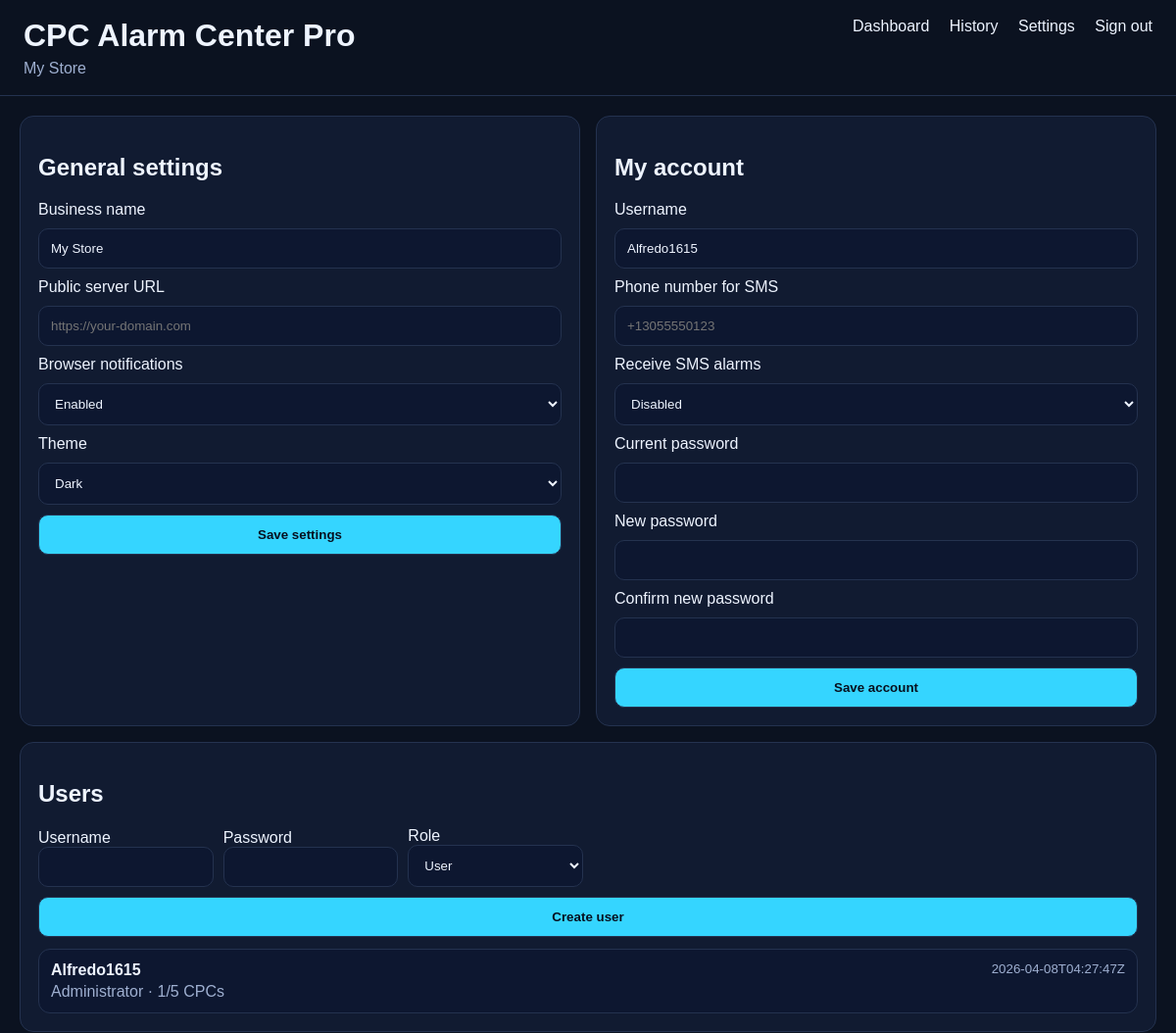
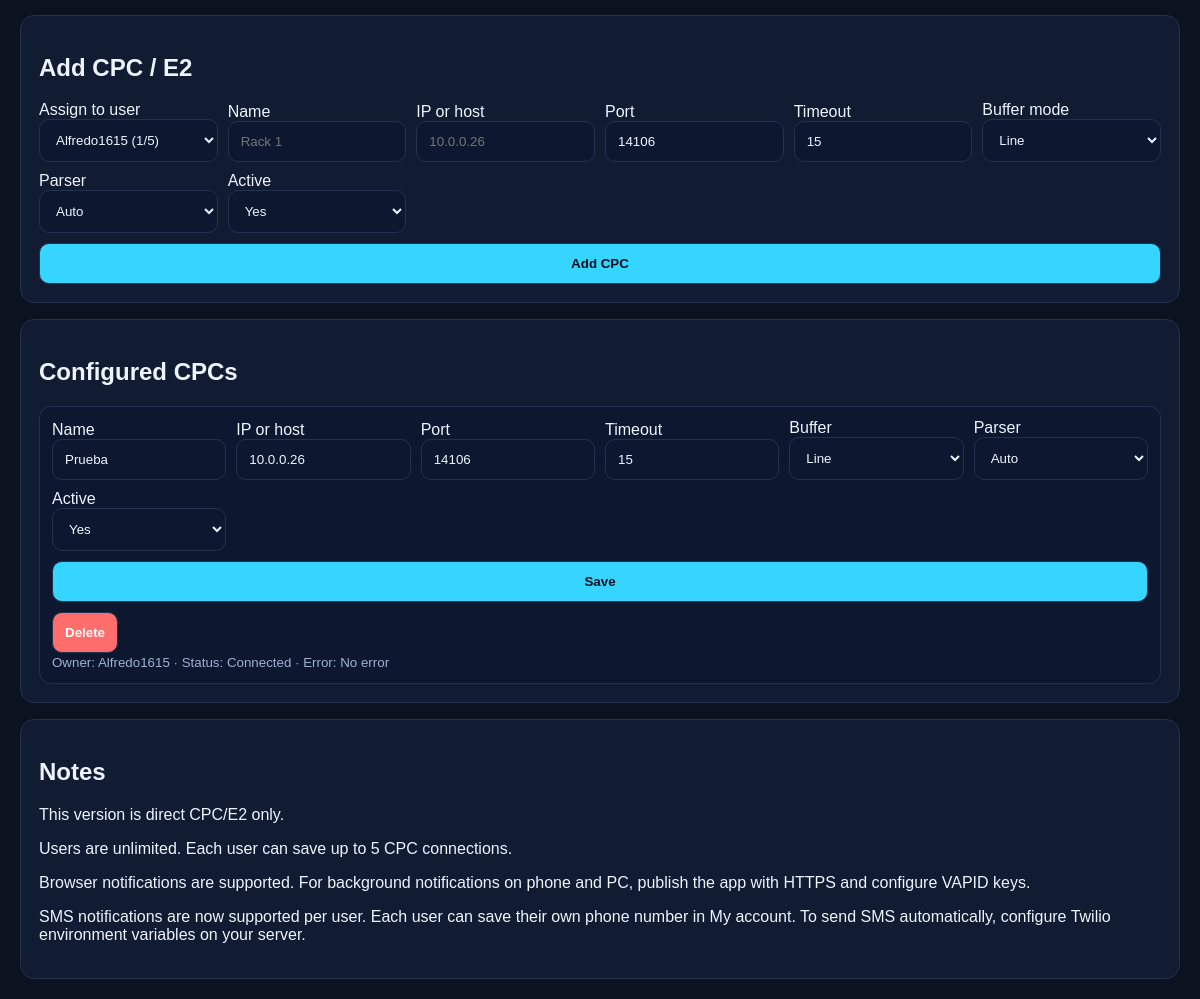
The app's page /settings (signed in) with its own data (2 pictures, top to bottom).
### tables this page shows
CREATE TABLE app_settings (
            key TEXT PRIMARY KEY,
            value TEXT NOT NULL
        );

CREATE TABLE users (
            id INTEGER PRIMARY KEY AUTOINCREMENT,
            username TEXT UNIQUE NOT NULL,
            password_hash TEXT NOT NULL,
            created_at TEXT NOT NULL,
            is_admin INTEGER NOT NULL DEFAULT 0
        );

CREATE TABLE cpcs (
            id INTEGER PRIMARY KEY AUTOINCREMENT,
            user_id INTEGER NOT NULL DEFAULT 1,
            name TEXT NOT NULL,
            host TEXT NOT NULL,
            port INTEGER NOT NULL DEFAULT 14106,
            timeout INTEGER NOT NULL DEFAULT 15,
            buffer_mode TEXT NOT NULL DEFAULT 'line',
            parser_hint TEXT NOT NULL DEFAULT 'auto',
            enabled INTEGER NOT NULL DEFAULT 1,
            created_at TEXT NOT NULL,
            updated_at TEXT NOT NULL,
            FOREIGN KEY(user_id) REFERENCES users(id) ON DELETE CASCADE
        );

### app.py (the view, shortened to what this page needs)
@app.route('/settings', methods=['GET', 'POST'])
@login_required
def settings():
    db = get_db()
    user = current_user()
    settings_data = get_settings(db)
    cpcs = db.execute(f'''SELECT c.*, u.username AS owner_username FROM cpcs c JOIN users u ON u.id = c.user_id {'' if user['is_admin'] else 'WHERE c.user_id = ?'} ORDER BY c.name COLLATE NOCASE''', () if user['is_admin'] else (user['id'],)).fetchall()
    bridges = get_bridge_status_rows(db, user['id'], bool(user['is_admin']))
    users = db.execute('SELECT id, username, created_at, is_admin FROM users ORDER BY username COLLATE NOCASE').fetchall() if user['is_admin'] else []
    cpc_counts = {r['user_id']: r['cnt'] for r in db.execute('SELECT user_id, COUNT(*) AS cnt FROM cpcs GROUP BY user_id').fetchall()}
    return render_template('settings.html', settings=settings_data, cpcs=cpcs, bridges=bridges, user=user, users=users, cpc_counts=cpc_counts)

### app.py (called while the page is built)
def db_connect():
    db = sqlite3.connect(DB_PATH, check_same_thread=False)
    db.row_factory = sqlite3.Row
    return db

def get_db():
    if 'db' not in g:
        g.db = db_connect()
    return g.db

def get_settings(db=None):
    db = db or get_db()
    rows = db.execute('SELECT key, value FROM app_settings').fetchall()
    data = {
        'company_name': 'My Store',
        'theme': 'dark',
        'public_base_url': PUBLIC_BASE_URL,
        'notify_browser': '1',
        'language': 'en',
    }
    data.update({r['key']: r['value'] for r in rows})
    return data

def current_user():
    if not session.get('user_id'):
        return None
    return get_db().execute('SELECT * FROM users WHERE id = ?', (session['user_id'],)).fetchone()

def login_required(fn):
    @wraps(fn)
    def wrapper(*args, **kwargs):
        if not session.get('user_id'):
            return redirect(url_for('login', next=request.path))
        return fn(*args, **kwargs)
    return wrapper

@app.context_processor
def inject_globals():
    return {'site_name': SITE_NAME, 'current_user': current_user(), 'vapid_public_key': VAPID_PUBLIC_KEY, 'max_cpcs_per_user': MAX_CPCS_PER_USER}

### templates/settings.html (shortened to what this page needs)
{% extends 'base.html' %}
{% block content %}
<section class="grid-two">
  <div class="card">
    <h2>General settings</h2>
    {% if user['is_admin'] %}
    <form method="post" class="stack-form">
      <label>Business name</label>
      <input name="company_name" value="{{ settings.get('company_name','') }}">
      <label>Public server URL</label>
      <input name="public_base_url" placeholder="https://your-domain.com" value="{{ settings.get('public_base_url','') }}">
      <label>Browser notifications</label>
      <select name="notify_browser">
        <option value="1" {% if settings.get('notify_browser') == '1' %}selected{% endif %}>Enabled</option>
      </select>
      <label>Theme</label>
      <select name="theme">
        <option value="dark" {% if settings.get('theme') == 'dark' %}selected{% endif %}>Dark</option>
      </select>
      <button type="submit">Save settings</button>
    </form>
    {% else %}
    <p>Only the administrator can change global settings.</p>
    {% endif %}
  </div>
  <div class="card">
    <h2>My account</h2>
    <form method="post" action="{{ url_for('update_account') }}" class="stack-form">
      <label>Username</label>
      <input name="username" value="{{ user['username'] }}">
      <label>Phone number for SMS</label>
      <input name="phone_number" placeholder="+13055550123" value="{{ user['phone_number'] or '' }}">
      <label>Receive SMS alarms</label>
      <select name="sms_enabled">
        <option value="0" {% if not user['sms_enabled'] %}selected{% endif %}>Disabled</option>
      </select>
      <label>Current password</label>
      <input type="password" name="current_password">
      <label>New password</label>
      <input type="password" name="new_password">
      <label>Confirm new password</label>
      <input type="password" name="confirm_password">
      <button type="submit">Save account</button>
    </form>
  </div>
</section>
{% if user['is_admin'] %}
<div class="card" style="margin-top:16px;">
  <h2>Users</h2>
  <form method="post" action="{{ url_for('add_user') }}" class="stack-form compact-grid">
    <div><label>Username</label><input name="username" required></div>
    <div><label>Password</label><input type="password" name="password" required></div>
    <div><label>Role</label><select name="is_admin"><option value="0">User</option><option value="1">Administrator</option></select></div>
    <div class="full-row"><button type="submit">Create user</button></div>
  </form>
  <div class="history-list" style="margin-top:12px;">
    {% for row in users %}
      <div class="history-row">
        <div>
          <strong>{{ row['username'] }}</strong>
          <p>{{ 'Administrator' if row['is_admin'] else 'User' }} · {{ cpc_counts.get(row['id'], 0) }}/{{ max_cpcs_per_user }} CPCs</p>
        </div>
        <div class="actions-inline end">
          <small>{{ row['created_at'] }}</small>
        </div>
      </div>
    {% endfor %}
  </div>
</div>
{% endif %}
<div class="card" style="margin-top:16px;">
  <h2>Add CPC / E2</h2>
  <form method="post" action="{{ url_for('add_cpc') }}" class="stack-form compact-grid">
    {% if user['is_admin'] %}
    <div>
      <label>Assign to user</label>
      <select name="user_id">
        {% for row in users %}
        <option value="{{ row['id'] }}">{{ row['username'] }} ({{ cpc_counts.get(row['id'], 0) }}/{{ max_cpcs_per_user }})</option>
        {% endfor %}
      </select>
    </div>
    {% endif %}
    <div><label>Name</label><input name="name" required placeholder="Rack 1"></div>
    <div><label>IP or host</label><input name="host" required placeholder="10.0.0.26"></div>
    <div><label>Port</label><input name="port" value="14106"></div>
    <div><label>Timeout</label><input name="timeout" value="15"></div>
    <div><label>Buffer mode</label>
      <select name="buffer_mode"><option value="line">Line</option><option value="block">Block</option></select>
    </div>
    <div><label>Parser</label>
      <select name="parser_hint"><option value="auto">Auto</option><option value="plain">Plain text</option></select>
    </div>
    <div><label>Active</label>
      <select name="enabled"><option value="1">Yes</option><option value="0">No</option></select>
    </div>
    <div class="full-row"><button type="submit">Add CPC</button></div>
  </form>
</div>
<div class="card" style="margin-top:16px;">
  <h2>Configured CPCs</h2>
  <div class="history-list">
    {% for cpc in cpcs %}
      <div class="cpc-item">
        <form method="post" action="{{ url_for('update_cpc', cpc_id=cpc['id']) }}" class="stack-form compact-grid">
          <div><label>Name</label><input name="name" value="{{ cpc['name'] }}"></div>
          <div><label>IP or host</label><input name="host" value="{{ cpc['host'] }}"></div>
          <div><label>Port</label><input name="port" value="{{ cpc['port'] }}"></div>
          <div><label>Timeout</label><input name="timeout" value="{{ cpc['timeout'] }}"></div>
          <div><label>Buffer</label>
            <select name="buffer_mode">
              <option value="line" {% if cpc['buffer_mode']=='line' %}selected{% endif %}>Line</option>
            </select>
          </div>
          <div><label>Parser</label>
            <select name="parser_hint">
              <option value="auto" {% if cpc['parser_hint']=='auto' %}selected{% endif %}>Auto</option>
            </select>
          </div>
          <div><label>Active</label>
            <select name="enabled"><option value="1" {% if cpc['enabled'] %}selected{% endif %}>Yes</option><option value="0" {% if not cpc['enabled'] %}selected{% endif %}>No</option></select>
          </div>
          <div class="full-row actions-inline wrap">
            <button type="submit">Save</button>
        </form>
            <form method="post" action="{{ url_for('delete_cpc', cpc_id=cpc['id']) }}" onsubmit="return confirm('Delete this CPC?');">
              <button type="submit" class="danger">Delete</button>
            </form>
          </div>
          <small>Owner: {{ cpc['owner_username'] }} · Status: {% for bridge in bridges %}{% if bridge['id'] == cpc['id'] %}{{ 'Connected' if bridge['connected'] else ('Trying' if bridge['running'] else 'Stopped') }} · Error: {{ bridge['last_error'] or 'No error' }}{% endif %}{% endfor %}</small>
      </div>
    {% else %}
      <p>No CPCs configured.</p>
    {% endfor %}
  </div>
<div class="card" style="margin-top:16px;">
  <h2>Notes</h2>
  <p>This version is direct CPC/E2 only.</p>
  <p>Users are unlimited. Each user can save up to {{ max_cpcs_per_user }} CPC connections.</p>
  <p>Browser notifications are supported. For background notifications on phone and PC, publish the app with HTTPS and configure VAPID keys.</p>
  <p>SMS notifications are now supported per user. Each user can save their own phone number in My account. To send SMS automatically, configure Twilio environment variables on your server.</p>
</div>
{% endblock %}

### templates/base.html (shortened to what this page needs)
<!doctype html>
<html lang="en">
<head>
  <link rel="stylesheet" href="{{ url_for('static', filename='styles.css') }}">
</head>
<body class="theme-dark">
  <header class="topbar">
    <div>
      <h1>{{ site_name }}</h1>
      <p>{{ settings.company_name if settings is defined else '' }}</p>
    </div>
    {% if current_user %}
    <nav>
      <a href="{{ url_for('dashboard') }}">Dashboard</a>
      <a href="{{ url_for('history') }}">History</a>
      <a href="{{ url_for('settings') }}">Settings</a>
      <a href="{{ url_for('logout') }}">Sign out</a>
    </nav>
    {% endif %}
  </header>
  <main class="container">
    {% block content %}{% endblock %}
  </main>
</body>
</html>

### static/styles.css (style rules this page uses)
:root { --bg:#0b1220; --card:#111b31; --text:#eef4ff; --muted:#9fb0d1; --line:#24324f; --accent:#35d5ff; --danger:#ff6d6d; }
* { box-sizing:border-box }
body { margin:0;font-family:Arial,sans-serif;background:var(--bg);color:var(--text) }
.topbar { display:flex;justify-content:space-between;align-items:flex-start;padding:18px 24px;border-bottom:1px solid var(--line) }
.topbar h1 { margin:0 0 6px 0 }
.topbar p { margin:0;color:var(--muted) }
.topbar nav a { color:var(--text);margin-left:16px;text-decoration:none }
.container { max-width:1200px;margin:0 auto;padding:20px }
.card,.auth-card { background:var(--card);border:1px solid var(--line);border-radius:14px;padding:18px }
.stack-form { display:grid;gap:10px }
.compact-grid { grid-template-columns:repeat(auto-fit,minmax(160px,1fr));align-items:end }
.full-row { grid-column:1/-1 }
input,select,button { width:100%;padding:12px;border-radius:10px;border:1px solid var(--line);background:#0d1730;color:var(--text) }
button { background:var(--accent);color:#07101f;font-weight:700;cursor:pointer }
.danger { background:var(--danger)!important;color:#fff }
.grid-two { display:grid;grid-template-columns:1fr 1fr;gap:16px }
.history-list { display:grid;gap:10px }
.history-row,.cpc-item { padding:12px;border:1px solid var(--line);border-radius:12px;background:#0d1730 }
.history-row { display:flex;justify-content:space-between;gap:12px;align-items:flex-start }
.history-row p { margin:4px 0 0 0;color:var(--muted) }
small { color:var(--muted) }
.actions,.actions-inline { display:flex;gap:10px;flex-wrap:wrap;align-items:center }
.wrap { flex-wrap:wrap }
.end { justify-content:flex-end }

### records on screen
app_settings: value "My Store", company_name "My Store"
app_settings: theme "Dark"
users: username "Alfredo1615", sms_enabled "Disabled", is_admin "Administrator", get "1", max_cpcs_per_user "5", created_at "2026-04-08T04:27:47Z"
cpcs: name "Prueba", host "10.0.0.26", port "14106", timeout "15", buffer_mode "Line", parser_hint "Auto", enabled "Yes", owner_username "Alfredo1615", connected "Connected", bridge "No error"

### other values on screen
{{ site_name }} "CPC Alarm Center Pro"
{{ max_cpcs_per_user }} "5"
form field user_id "Alfredo1615 (1/5)"
